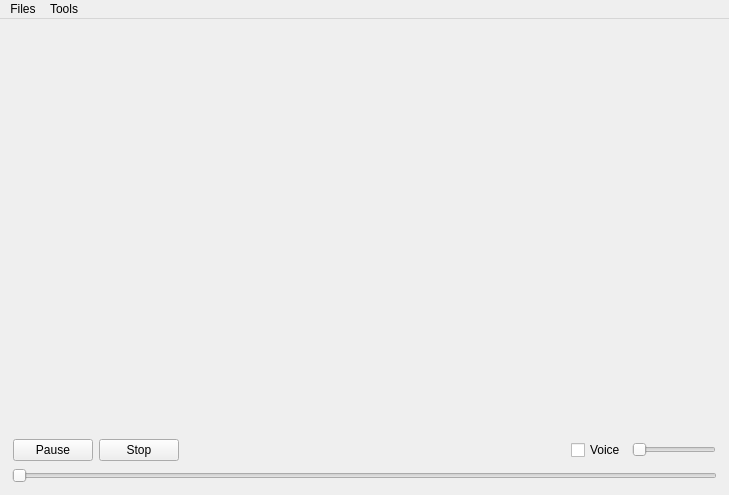
<?xml version="1.0" encoding="UTF-8"?>
<ui version="4.0">
 <class>MainWindow</class>
 <widget class="QMainWindow" name="MainWindow">
  <property name="geometry">
   <rect>
    <x>0</x>
    <y>0</y>
    <width>729</width>
    <height>495</height>
   </rect>
  </property>
  <property name="windowTitle">
   <string>Chicken Player</string>
  </property>
  <widget class="QWidget" name="centralWidget">
   <layout class="QVBoxLayout" name="verticalLayout">
    <item>
     <layout class="QVBoxLayout" name="whole_lay" stretch="2,0,0">
      <property name="sizeConstraint">
       <enum>QLayout::SetMinAndMaxSize</enum>
      </property>
      <property name="leftMargin">
       <number>1</number>
      </property>
      <property name="topMargin">
       <number>1</number>
      </property>
      <property name="rightMargin">
       <number>1</number>
      </property>
      <property name="bottomMargin">
       <number>1</number>
      </property>
      <item>
       <widget class="QWidget" name="player" native="true"/>
      </item>
      <item>
       <layout class="QHBoxLayout" name="btn_lay">
        <property name="sizeConstraint">
         <enum>QLayout::SetMinAndMaxSize</enum>
        </property>
        <property name="leftMargin">
         <number>1</number>
        </property>
        <property name="topMargin">
         <number>1</number>
        </property>
        <property name="rightMargin">
         <number>1</number>
        </property>
        <property name="bottomMargin">
         <number>1</number>
        </property>
        <item>
         <widget class="QPushButton" name="start_btn">
          <property name="text">
           <string>Pause</string>
          </property>
         </widget>
        </item>
        <item>
         <widget class="QPushButton" name="stop_btn">
          <property name="text">
           <string>Stop</string>
          </property>
         </widget>
        </item>
        <item>
         <spacer name="horizontalSpacer">
          <property name="orientation">
           <enum>Qt::Horizontal</enum>
          </property>
          <property name="sizeHint" stdset="0">
           <size>
            <width>40</width>
            <height>20</height>
           </size>
          </property>
         </spacer>
        </item>
        <item>
         <widget class="QCheckBox" name="vol_chk">
          <property name="text">
           <string>Voice</string>
          </property>
         </widget>
        </item>
        <item>
         <widget class="QSlider" name="vol_slider">
          <property name="sizePolicy">
           <sizepolicy hsizetype="Fixed" vsizetype="Fixed">
            <horstretch>0</horstretch>
            <verstretch>0</verstretch>
           </sizepolicy>
          </property>
          <property name="orientation">
           <enum>Qt::Horizontal</enum>
          </property>
         </widget>
        </item>
       </layout>
      </item>
      <item>
       <widget class="QSlider" name="horizontalSlider">
        <property name="orientation">
         <enum>Qt::Horizontal</enum>
        </property>
       </widget>
      </item>
     </layout>
    </item>
   </layout>
  </widget>
  <widget class="QMenuBar" name="menuBar">
   <property name="geometry">
    <rect>
     <x>0</x>
     <y>0</y>
     <width>729</width>
     <height>23</height>
    </rect>
   </property>
   <widget class="QMenu" name="menuFlies">
    <property name="title">
     <string>Files</string>
    </property>
    <addaction name="actionOpen_file"/>
   </widget>
   <widget class="QMenu" name="menuTools">
    <property name="title">
     <string>Tools</string>
    </property>
    <addaction name="actionTerminal"/>
    <addaction name="actionSubtitle"/>
    <addaction name="actionAbout"/>
   </widget>
   <addaction name="menuFlies"/>
   <addaction name="menuTools"/>
  </widget>
  <action name="actionOpen_file">
   <property name="text">
    <string>Open file...</string>
   </property>
  </action>
  <action name="actionTerminal">
   <property name="text">
    <string>Terminal</string>
   </property>
  </action>
  <action name="actionAbout">
   <property name="text">
    <string>About...</string>
   </property>
  </action>
  <action name="actionSubtitle">
   <property name="text">
    <string>Subtitle...</string>
   </property>
  </action>
 </widget>
 <layoutdefault spacing="6" margin="11"/>
 <resources/>
 <connections/>
</ui>
